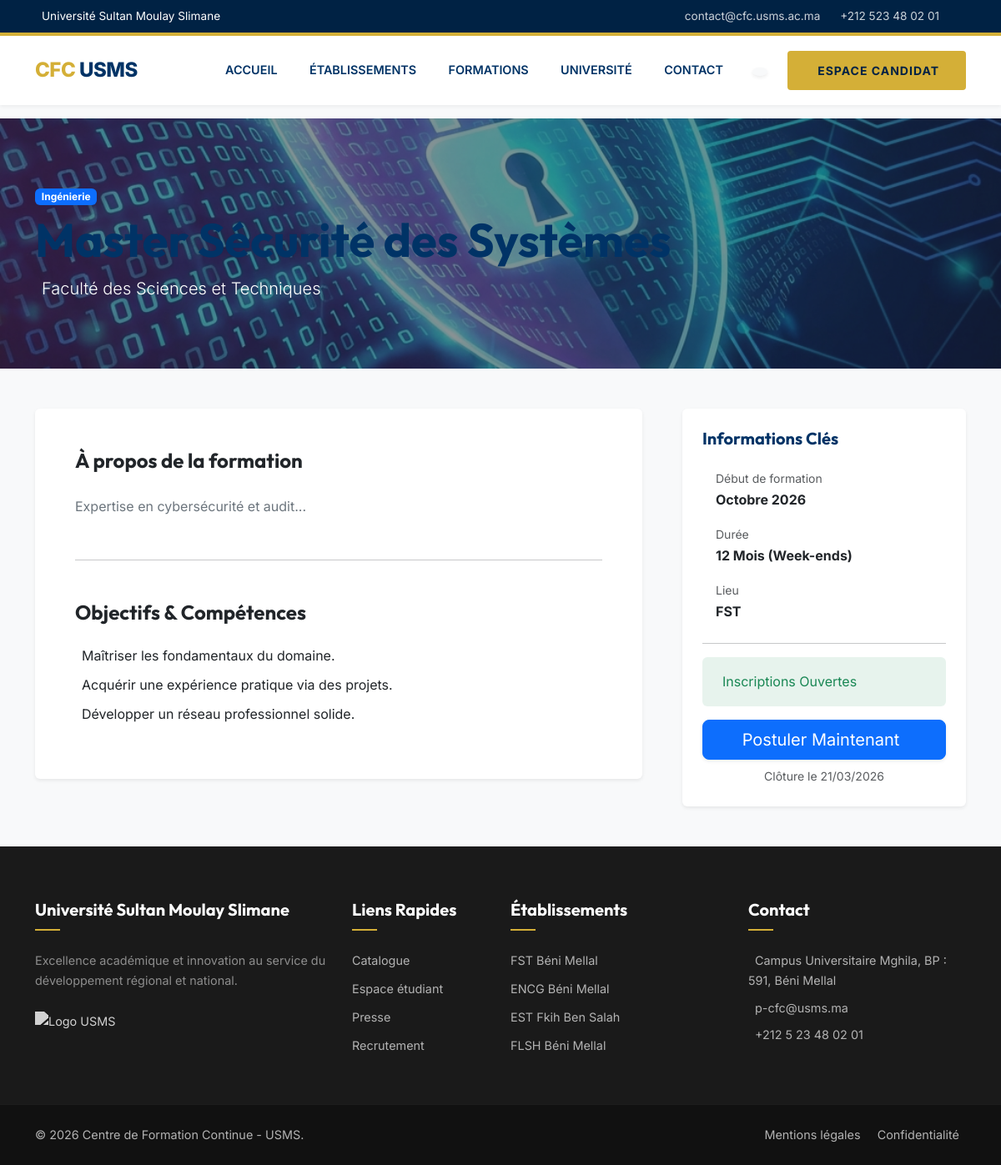
The page /formation/2 on the database its author committed.
### app/models.py (models this page shows)
class Formation(db.Model):
    __tablename__ = 'formations'
    id = db.Column(db.Integer, primary_key=True)
    titre = db.Column(db.String(200), nullable=False)
    description = db.Column(db.Text)
    categorie = db.Column(db.String(50), default="Divers")
    image = db.Column(db.String(100), default="default_formation.png")
    etablissement_id = db.Column(db.Integer, db.ForeignKey('etablissements.id'), nullable=False)
    etat = db.Column(db.Enum(EtatFormation), default=EtatFormation.BROUILLON)
    date_ouverture = db.Column(db.DateTime, nullable=True)
    date_fermeture = db.Column(db.DateTime, nullable=True)
    inscriptions = db.relationship('Inscription', backref='formation', lazy=True)
    def est_ouverte(self):
        now = datetime.utcnow()
        if self.etat != EtatFormation.PUBLIEE:
            return False
        if not self.date_ouverture or not self.date_fermeture:
            return False
        return self.date_ouverture <= now <= self.date_fermeture

class Etablissement(db.Model):
    __tablename__ = 'etablissements'
    id = db.Column(db.Integer, primary_key=True)
    nom = db.Column(db.String(200), nullable=False)
    code = db.Column(db.String(50), unique=True, nullable=False)
    ville = db.Column(db.String(100))
    image = db.Column(db.String(100), default="default_etab.png")
    formations = db.relationship('Formation', backref='etablissement', lazy=True)

### app/routes/main.py (the view)
@main_bp.route('/formation/<int:id>')
def detail(id):
    formation = Formation.query.get_or_404(id)
    return render_template('formation_detail.html', formation=formation)

### app/templates/formation_detail.html (shortened to what this page needs)
{% extends "base.html" %}
{% block content %}
<div class="bg-light pb-5">
    <div class="position-relative bg-dark text-white mb-5" style="height: 300px; overflow: hidden;">
        {% if formation.image %}
        <img src="{{ url_for('static', filename='images/' + formation.image) }}"
            class="w-100 h-100 object-fit-cover opacity-50 position-absolute" alt="{{ formation.titre }}">
        {% else %}
        <div class="w-100 h-100 bg-secondary opacity-50 position-absolute"></div>
        {% endif %}
        <div class="container h-100 position-relative d-flex align-items-center">
            <div>
                <span class="badge bg-primary mb-2">{{ formation.categorie or 'Formation' }}</span>
                <h1 class="display-4 fw-bold">{{ formation.titre }}</h1>
                <p class="lead mb-0">{{ formation.etablissement.nom }}</p>
            </div>
        </div>
    </div>
    <div class="container">
        <div class="row g-5">
            <div class="col-lg-8">
                <div class="card border-0 shadow-sm mb-4">
                    <div class="card-body p-5">
                        <h4 class="fw-bold text-dark mb-4">À propos de la formation</h4>
                        <div class="text-secondary lh-lg">
                            {{ formation.description or 'Aucune description disponible.' }}
                        </div>
                        <hr class="my-5">
                        <h4 class="fw-bold text-dark mb-4">Objectifs & Compétences</h4>
                        <ul class="list-unstyled">
                            <li class="mb-2">Maîtriser les
                                fondamentaux du domaine.</li>
                            <li class="mb-2">Acquérir une
                                expérience pratique via des projets.</li>
                            <li class="mb-2">Développer un
                                réseau professionnel solide.</li>
                        </ul>
                    </div>
                </div>
            </div>
            <div class="col-lg-4">
                <div class="card border-0 shadow-sm sticky-top" style="top: 100px;">
                    <div class="card-body p-4">
                        <h5 class="fw-bold mb-4">Informations Clés</h5>
                        <div class="d-flex align-items-center mb-3">
                            <div>
                                <small class="text-muted d-block">Début de formation</small>
                                <span class="fw-bold">Octobre 2026</span>
                            </div>
                        </div>
                        <div class="d-flex align-items-center mb-3">
                            <div>
                                <small class="text-muted d-block">Durée</small>
                                <span class="fw-bold">12 Mois (Week-ends)</span>
                            </div>
                        </div>
                        <div class="d-flex align-items-center mb-4">
                            <div>
                                <small class="text-muted d-block">Lieu</small>
                                <span class="fw-bold">{{ formation.etablissement.code }}</span>
                            </div>
                        </div>
                        <hr>
                        {% if formation.est_ouverte() %}
                        <div class="alert alert-success border-0 bg-success bg-opacity-10 text-success mb-3">
                            Inscriptions Ouvertes
                        </div>
                        <form action="{{ url_for('inscriptions.create', formation_id=formation.id) }}" method="POST">
                            <button type="submit" class="btn btn-primary w-100 btn-lg shadow-sm">
                                Postuler Maintenant
                            </button>
                        </form>
                        <div class="text-center mt-2 small text-muted">
                            Clôture le {{ formation.date_fermeture.strftime('%d/%m/%Y') }}
                        </div>
                        {% else %}
                        <div class="alert alert-secondary border-0 mb-3">
                            <i class="bi bi-lock-fill me-2"></i>Inscriptions Fermées
                        </div>
                        <button class="btn btn-secondary w-100 btn-lg" disabled>Postuler</button>
                        {% endif %}
                    </div>
                </div>
            </div>
        </div>
    </div>
</div>
{% endblock %}

### app/static/style.css (style rules this page uses)
:root { --primary-color: #003366; --primary-dark: #002244; --secondary-color: #D4AF37; --secondary-light: #F4E5B0; --text-primary: #2C3E50; --text-secondary: #596E7F; --bg-light: #F8F9FA; --bg-white: #FFFFFF; --font-heading: 'Outfit', sans-serif; --font-body: 'Inter', sans-serif; --radius-sm: 4px; --radius-md: 8px; --shadow-sm: 0 2px 4px rgba(0, 0, 0, 0.05); --shadow-md: 0 4px 6px rgba(0, 0, 0, 0.08); --shadow-lg: 0 10px 15px rgba(0, 0, 0, 0.1); }
body { font-family: var(--font-body); background-color: var(--bg-light); color: var(--text-primary); line-height: 1.7; display: flex; flex-direction: column; min-height: 100vh; }
h1, h2, h3, h4, h5 { font-family: var(--font-heading); color: var(--primary-color); font-weight: 700; }
.card-body { padding: 2rem; }

### rows shown on the page
Formation: image (picture), categorie "Ingénierie", titre "Master Sécurité des Systèmes", description "Expertise en cybersécurité et audit...", date_fermeture "21/03/2026"
Etablissement: etablissement.nom "Faculté des Sciences et Techniques", etablissement.code "FST"
